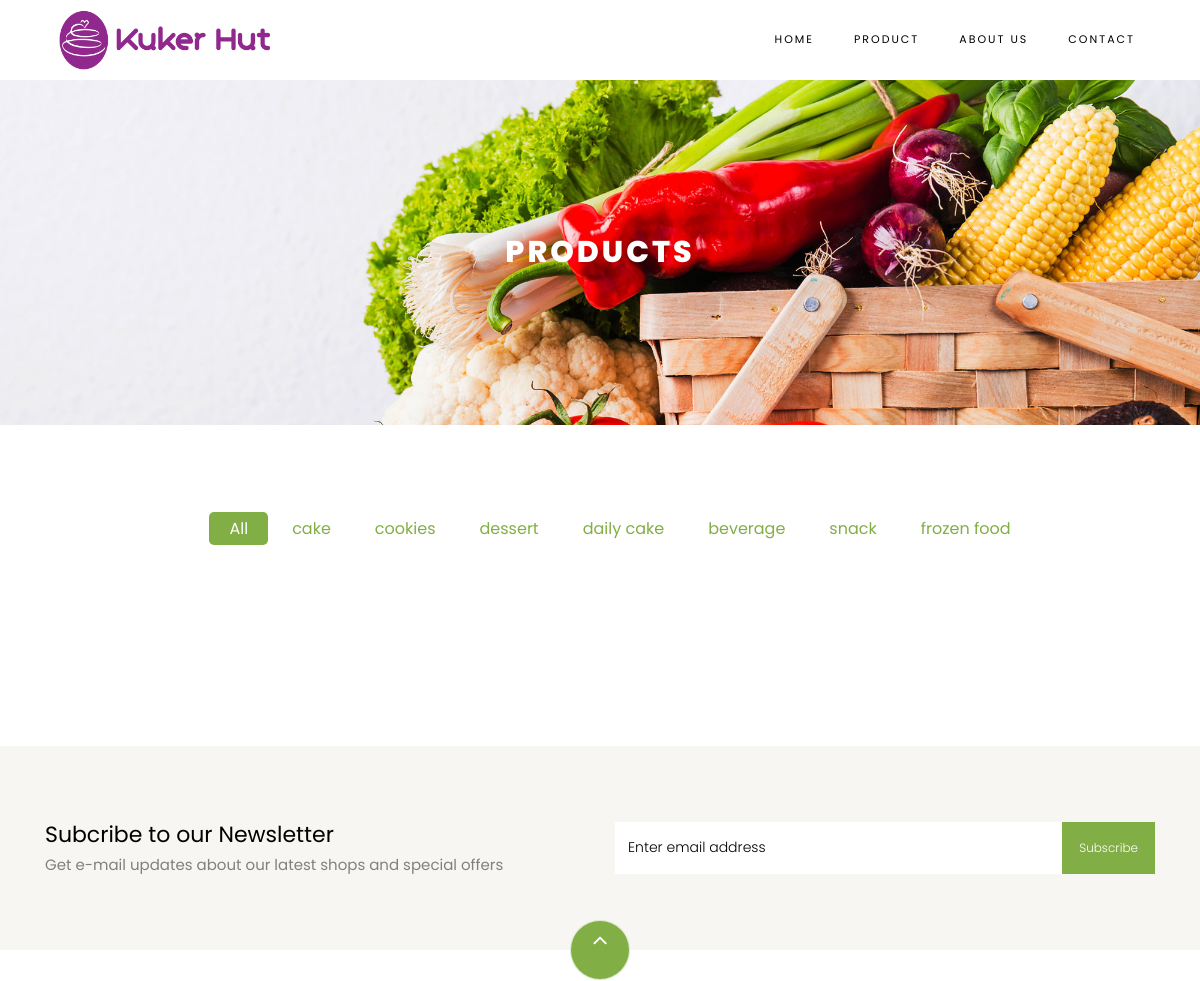
The app's page /index.php/kukerhut/products (upper part), older data.
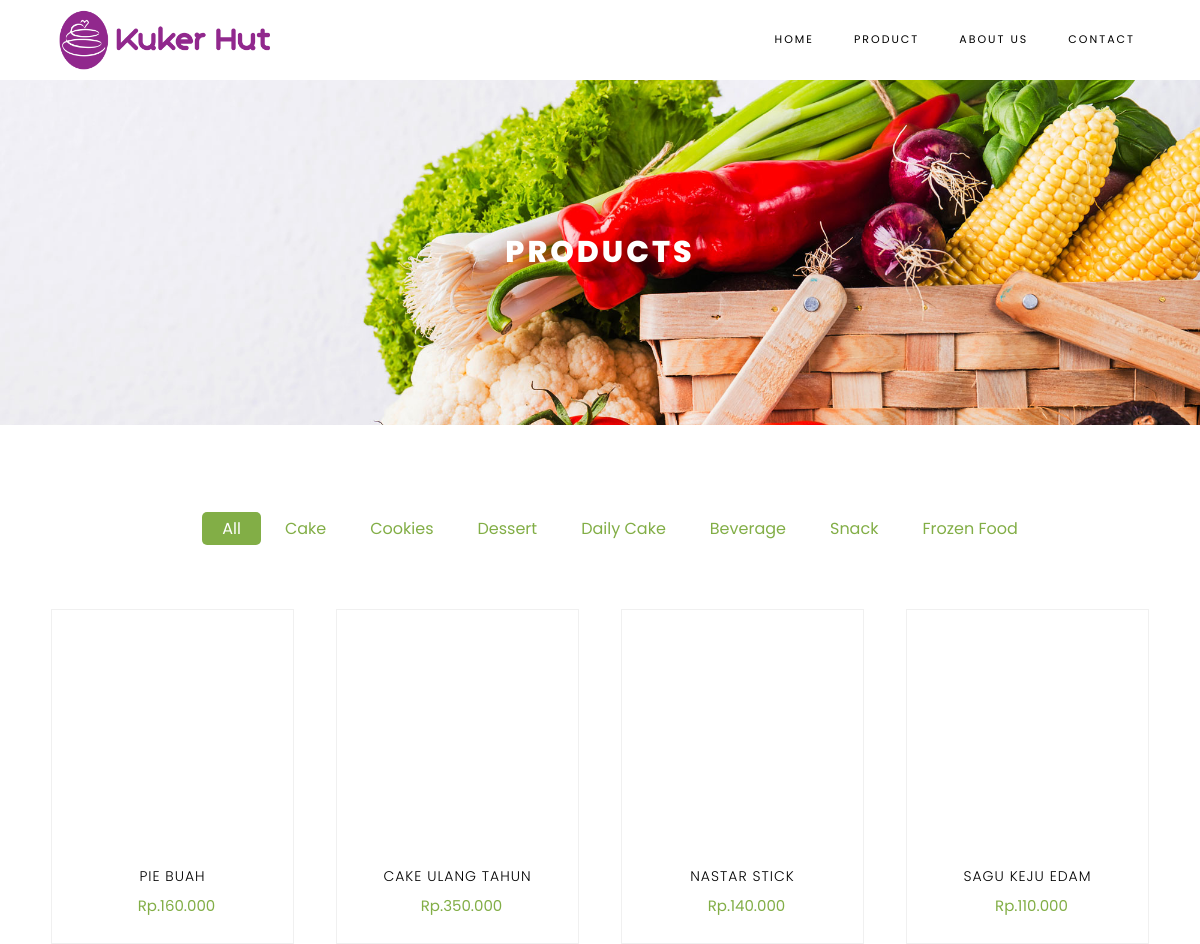
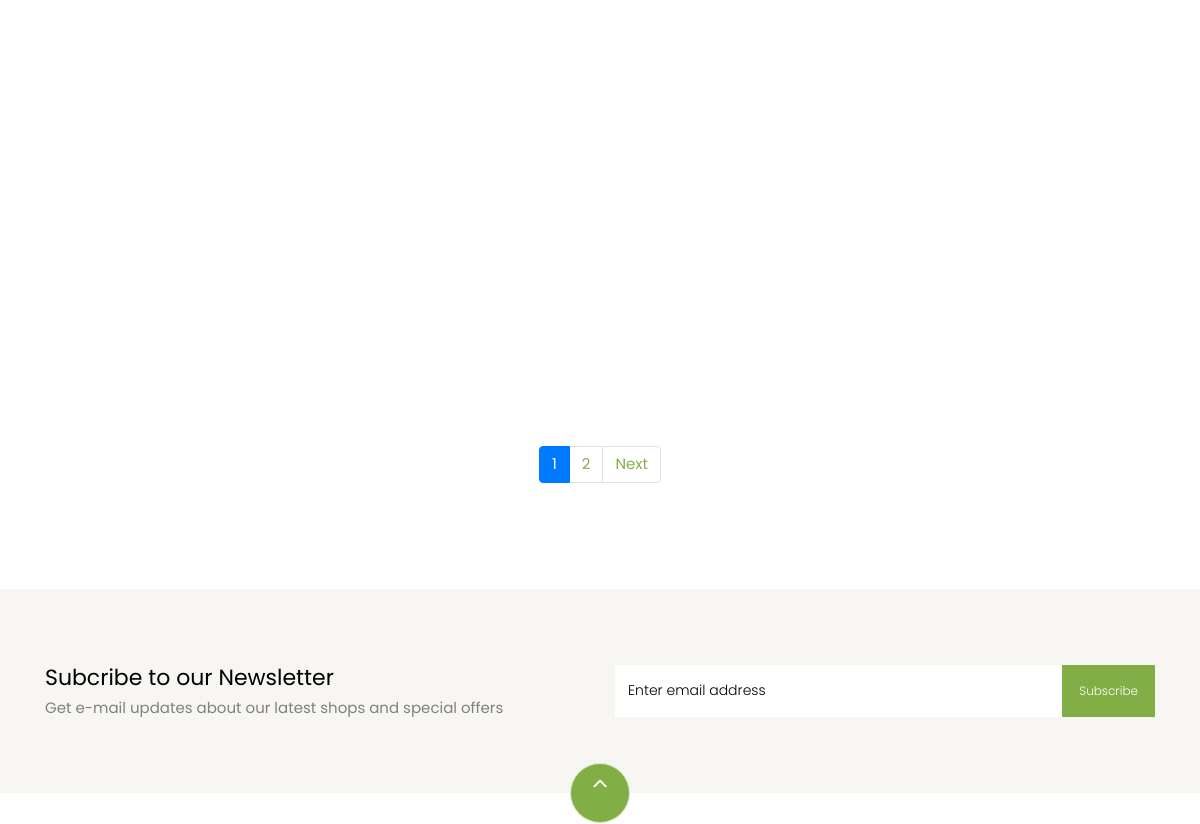
The same page, newer data (2 pictures, top to bottom).
### tables this page shows
CREATE TABLE `kategori` (
  `id_kategori` int(11) NOT NULL,
  `nama_kategori` varchar(128) NOT NULL
);

CREATE TABLE `produk` (
  `id_produk` int(11) NOT NULL,
  `id_kategori` int(11) NOT NULL,
  `nama_produk` varchar(128) NOT NULL,
  `harga_produk` varchar(128) NOT NULL,
  `foto_produk` varchar(128) NOT NULL,
  `deskripsi_produk` text NOT NULL,
  `editor` varchar(128) NOT NULL
);

### index.php (called while the page is built, shortened)
<?php
require_once BASEPATH.'core/CodeIgniter.php';

### application/models/Products_model.php (called while the page is built, shortened)
<?php
class Products_model extends CI_model
{
    public function getCategory()
    {
        return $this->db->get('kategori')->result();
    }
}

### application/config/config.php (called while the page is built, shortened)
<?php
$config['base_url'] = 'http://localhost/KukerHut/';
$config['index_page'] = '';
$config['uri_protocol']    = 'REQUEST_URI';
$config['url_suffix'] = '';
$config['language']    = 'english';
$config['charset'] = 'UTF-8';
$config['enable_hooks'] = FALSE;
$config['subclass_prefix'] = 'MY_';
$config['composer_autoload'] = FALSE;
$config['permitted_uri_chars'] = 'a-z 0-9~%.:_\-';
$config['enable_query_strings'] = FALSE;
$config['controller_trigger'] = 'c';
$config['function_trigger'] = 'm';
$config['directory_trigger'] = 'd';
$config['allow_get_array'] = TRUE;
$config['log_threshold'] = 0;
$config['log_path'] = '';
$config['log_file_extension'] = '';
$config['log_file_permissions'] = 0644;
$config['log_date_format'] = 'Y-m-d H:i:s';
$config['error_views_path'] = '';
$config['cache_path'] = '';
$config['cache_query_string'] = FALSE;
$config['encryption_key'] = '';
$config['sess_driver'] = 'files';
$config['sess_cookie_name'] = 'ci_session';
$config['sess_expiration'] = 7200;
$config['sess_save_path'] = NULL;
$config['sess_match_ip'] = FALSE;
$config['sess_time_to_update'] = 300;
$config['sess_regenerate_destroy'] = FALSE;
$config['cookie_prefix']    = '';
$config['cookie_domain']    = '';
$config['cookie_path']        = '/';
$config['cookie_secure']    = FALSE;
$config['cookie_httponly']     = FALSE;
$config['standardize_newlines'] = FALSE;
$config['global_xss_filtering'] = FALSE;
$config['csrf_protection'] = FALSE;
$config['csrf_token_name'] = 'csrf_test_name';
$config['csrf_cookie_name'] = 'csrf_cookie_name';
$config['csrf_expire'] = 7200;
$config['csrf_regenerate'] = TRUE;
$config['csrf_exclude_uris'] = array();
$config['compress_output'] = FALSE;
$config['time_reference'] = 'local';
$config['rewrite_short_tags'] = FALSE;
$config['proxy_ips'] = '';

### application/views/contents/products.php (the view, shortened to what this page needs)
<div class="hero-wrap hero-bread" style="background-image: url('<?= base_url('assets/images/bg_1.jpg') ?>');">
	<div class="container">
		<div class="row no-gutters slider-text align-items-center justify-content-center">
			<div class="col-md-9 ftco-animate text-center">
				<h1 class="mb-0 bread">Products</h1>
			</div>
		</div>
	</div>
</div>
<section class="ftco-section">
	<div class="container">
		<div class="row justify-content-center">
			<div class="col-md-10 mb-5 text-center">
				<ul class="product-category">
					<li><a href="<?= base_url(); ?>Kukerhut/products/" class="active">All</a></li>
					<?php foreach ($category as $ct) { ?>
						<li><a href="<?= base_url(); ?>Kukerhut/category/<?= $ct->id_kategori; ?>"><?= $ct->nama_kategori ?></a></li>
					<?php } ?>
				</ul>
			</div>
		</div>
		<div class="row">
			<?php foreach ($data as $p) : ?>
				<div class="col-md-6 col-lg-3 ftco-animate">
					<button type="button" data-toggle="modal" data-target="#modalDetails<?php echo $p['id_produk'] ?>" style="background: none;border: none;float: left;">
						<div class="product">
							<a class="img-prod" style="height: 240px;width: auto;"><img class="img-fluid" src="<?= base_url('assets/images/fotoProduk/') . $p['foto_produk'] ?>" alt="Colorlib Template">
							</a>
							<div class="text py-3 pb-4 px-3 text-center">
								<h3><a href="#"><?= $p['nama_produk']; ?></a></h3>
								<div class="d-flex">
									<div class="pricing">
										<p class="price"><span class="mr-2 price-dc"></span><span class="price-sale"><?= $p['harga_produk']; ?></span></p>
									</div>
								</div>
							</div>
						</div>
					</button>
				</div>
			<?php endforeach; ?>
		</div>
		<div class="row mt-5">
			<div class="col text-center">
				<?php if ($this->uri->segment('3') == '') {
					echo $pagination;
				} else {
					echo $this->pagination->create_links();
				} ?>
			</div>
		</div>
	</div>
</section>
<section class="ftco-section ftco-no-pt ftco-no-pb py-5 bg-light">
	<div class="container py-4">
		<div class="row d-flex justify-content-center py-5">
			<div class="col-md-6">
				<h2 style="font-size: 22px;" class="mb-0">Subcribe to our Newsletter</h2>
				<span>Get e-mail updates about our latest shops and special offers</span>
			</div>
			<div class="col-md-6 d-flex align-items-center">
				<form action="#" class="subscribe-form">
					<div class="form-group d-flex">
						<input type="text" class="form-control" placeholder="Enter email address">
						<input type="submit" value="Subscribe" class="submit px-3">
					</div>
				</form>
			</div>
		</div>
	</div>
</section>

### application/views/templates/header.php (shortened to what this page needs)
<!DOCTYPE html>
<html lang="en">
<head>
    <link rel='stylesheet' href='https://cdn.jsdelivr.net/npm/sweetalert2@7.12.15/dist/sweetalert2.min.css'>
    <link rel="stylesheet" href="<?= base_url('assets/css/open-iconic-bootstrap.min.css') ?>">
    <link rel="stylesheet" href="<?= base_url('assets/css/animate.css') ?>">
    <link rel="stylesheet" href="<?= base_url('assets/css/owl.carousel.min.css') ?>">
    <link rel="stylesheet" href="<?= base_url('assets/css/owl.theme.default.min.css') ?>">
    <link rel="stylesheet" href="<?= base_url('assets/css/magnific-popup.css') ?>">
    <link rel="stylesheet" href="<?= base_url('assets/css/aos.css') ?>">
    <link rel="stylesheet" href="<?= base_url('assets/css/ionicons.min.css') ?>">
    <link rel="stylesheet" href="<?= base_url('assets/css/bootstrap-datepicker.css') ?>">
    <link rel="stylesheet" href="<?= base_url('assets/css/jquery.timepicker.css') ?>">
    <link rel="stylesheet" href="<?= base_url('assets/css/flaticon.css') ?>">
    <link rel="stylesheet" href="<?= base_url('assets/css/icomoon.css') ?>">
    <link rel="stylesheet" href="<?= base_url('assets/css/style.css') ?>">
</head>
<body class="goto-here">
    <nav class="navbar navbar-expand-lg navbar-dark ftco_navbar bg-dark ftco-navbar-light" id="ftco-navbar">
        <div class="container">
            <a class="navbar-brand" href="<?= base_url() ?>" style="font-family: RosewoodStd-Regular;"><img src="<?= base_url('assets/images/Logo n Text Horizontal.png') ?>" height="70px"></a>
            <div class="collapse navbar-collapse" id="ftco-nav">
                <ul class="navbar-nav ml-auto">
                    <li class="nav-item active"><a href="<?= base_url() ?>" class="nav-link">Home</a></li>
                    <li class="nav-item active"><a href="<?= base_url('kukerhut/products') ?>" class="nav-link">Product</a></li>
                    <li class="nav-item"><a href="<?= base_url('kukerhut/aboutUs') ?>" class="nav-link">About Us</a></li>
                    <li class="nav-item"><a href="<?= base_url('kukerhut/contact') ?>" class="nav-link">Contact</a></li>
                </ul>
            </div>
        </div>
    </nav>

### application/views/templates/footer.php (shortened to what this page needs)
<footer class="ftco-footer ftco-section">
    <div class="container">
        <div class="row">
            <div class="mouse">
                <a href="#" class="mouse-icon">
                    <div class="mouse-wheel"><span class="ion-ios-arrow-up"></span></div>
                </a>
            </div>
        </div>
    </div>
</footer>
</body>
</html>

### application/controllers/Kukerhut.php (shortened to what this page needs)
<?php
class Kukerhut extends CI_Controller
{
    public function __construct()
    {
        $this->load->library('pagination');
        $this->load->model('Products_model');
    }
    public function products()
    {
        $config['base_url'] = site_url('Kukerhut/products');
        $config['total_rows'] = $this->db->count_all('produk');
        $config['per_page'] = 8;
        $config["uri_segment"] = 3;
        $choice = $config["total_rows"] / $config["per_page"];
        $config["num_links"] = floor($choice);
        $config['first_link']       = 'First';
        $config['last_link']        = 'Last';
        $config['next_link']        = 'Next';
        $config['prev_link']        = 'Prev';
        $config['full_tag_open']    = '<div class="pagging text-center"><nav><ul class="pagination justify-content-center">';
        $config['full_tag_close']   = '</ul></nav></div>';
        $config['num_tag_open']     = '<li class="page-item"><span class="page-link">';
        $config['num_tag_close']    = '</span></li>';
        $config['cur_tag_open']     = '<li class="page-item active"><span class="page-link">';
        $config['cur_tag_close']    = '<span class="sr-only">(current)</span></span></li>';
        $config['next_tag_open']    = '<li class="page-item"><span class="page-link">';
        $config['next_tagl_close']  = '<span aria-hidden="true">&raquo;</span></span></li>';
        $config['prev_tag_open']    = '<li class="page-item"><span class="page-link">';
        $config['prev_tagl_close']  = '</span>Next</li>';
        $config['first_tag_open']   = '<li class="page-item"><span class="page-link">';
        $config['first_tagl_close'] = '</span></li>';
        $config['last_tag_open']    = '<li class="page-item"><span class="page-link">';
        $config['last_tagl_close']  = '</span></li>';
        $this->pagination->initialize($config);
        $data['page'] = ($this->uri->segment(3)) ? $this->uri->segment(3) : 0;
        $data['data'] = $this->Products_model->getAllProducts($config["per_page"], $data['page']);
        $data['category'] = $this->Products_model->getCategory();
        $data['pagination'] = $this->pagination->create_links();
        $this->load->view('templates/header');
        $this->load->view('contents/products', $data);
        $this->load->view('templates/footer', $data);
    }
}

Row changes from the older to the newer data that the page shows:
changed kategori: nama_kategori "cake" → "Cake"
changed kategori: nama_kategori "cookies" → "Cookies"
changed kategori: nama_kategori "dessert" → "Dessert"
changed kategori: nama_kategori "daily cake" → "Daily Cake"
changed kategori: nama_kategori "beverage" → "Beverage"
changed kategori: nama_kategori "snack" → "Snack"
changed kategori: nama_kategori "frozen food" → "Frozen Food"
added produk: nama_produk "PIE BUAH", harga_produk "Rp.160.000"
added produk: nama_produk "CAKE ULANG TAHUN", harga_produk "Rp.350.000"
added produk: nama_produk "NASTAR STICK", harga_produk "Rp.140.000"
added produk: nama_produk "SAGU KEJU EDAM", harga_produk "Rp.110.000"
Text that changed along with them:
$pagination: (not shown) → "1 2 Next"
